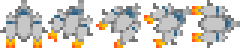
#> input picture python_scripts/img/ship16-3.png, 80 x 16 px (shown 3 times larger)
$ python generate_sheets.py
#> lines starting #> are read from the running program, lines starting #| are printed output that depends on the picture; pictures that were not available may be replaced by others from this repository, and a replacement may not be noted
from PIL import Image


colorPalette = [(-1,-1,-1)]
spriteSheet = []


def add_pixel(pixel):
	if not pixel[3]:
		return 0
	pixel = pixel[:3]
	for i in range(len(colorPalette)):
		if pixel == colorPalette[i]:
			return i
	colorPalette.append(pixel)
	return len(colorPalette) - 1


def add_sprite(spriteSheet, filename):
#> called with filename = 'img/ship16-3.png'
	im = Image.open(filename)
#> im is the input picture: PIL image 80x16 RGBA; mean R, G, B, A 90.1, 85.9, 79.1, 134.7
	pix = im.load()
	width, height = im.size
#> width = 80; height = 16
	spriteSize = width // 16
#> spriteSize = 5

	sprites = [[0 for _ in range(16)] for _ in range(spriteSize * 16)]
	#print(f"{filename} width={width} height={height} size={spriteSize}")

	for spriteIdx in range(spriteSize):
		for i in range(16):
			for j in range(16):
				pixel = pix[spriteIdx * 16 + j, i]
				colorIdx = add_pixel(pixel)
				sprites[spriteIdx * 16 + i][j] = colorIdx
#> after the loop, sprites = 80 items
	spriteSheet += sprites
#> spriteSheet = 80 items


def save_sheets():
	with open('sheets/color_palette.txt', 'w') as colorFile:
		for i in range(len(colorPalette)):
			pixel = colorPalette[i]
			colorFile.write(f"{pixel[0]} {pixel[1]} {pixel[2]}\n")

	with open('sheets/sprite_sheet.txt', 'w') as sheetFile:
		for i in range(len(spriteSheet)):
			s = ""
			for j in range(16):
				s += str(spriteSheet[i][j]) + " "
			sheetFile.write(s)
			if (i+1) % 16 == 0:
				s = s.rstrip()
				sheetFile.write("\n")


def print_sheets():
	for i in range(len(colorPalette)):
		pixel = colorPalette[i]
		print(f"{i}: {pixel}")

	for i in range(len(spriteSheet)):
		if i % 16 == 0:
			print()
		for j in range(16):
			print(spriteSheet[i][j], end=" ");
		print()

add_sprite(spriteSheet, 'img/ship16-3.png')
add_sprite(spriteSheet, 'img/ship16-4.png')
#> call 2 of add_sprite, with filename = 'img/ship16-4.png'
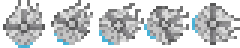
#> input picture python_scripts/img/ship16-4.png, 80 x 16 px (shown 3 times larger)
#> in add_sprite, im is the input picture: PIL image 80x16 RGBA; mean R, G, B, A 85.5, 87.7, 88.8, 138.7
#> the loop in add_sprite (call 2), `for spriteIdx in range(spriteSize):` made 5 passes
add_sprite(spriteSheet, 'img/ship16-2.png')
add_sprite(spriteSheet, 'img/ship16-1.png')
add_sprite(spriteSheet, 'img/ship16-8.png')
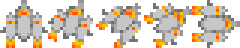
#> input picture python_scripts/img/ship16-8.png, 80 x 16 px (shown 3 times larger)
#> in add_sprite, im is the input picture: PIL image 80x16 RGBA; mean R, G, B, A 99.1, 87.4, 72.9, 134.7
add_sprite(spriteSheet, 'img/ship16-9.png')
add_sprite(spriteSheet, 'img/ship16-5.png')
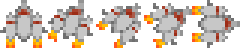
#> input picture python_scripts/img/ship16-5.png, 80 x 16 px (shown 3 times larger)
#> in add_sprite, im is the input picture: PIL image 80x16 RGBA; mean R, G, B, A 94.8, 83.7, 74.5, 134.7
#> (the run stopped early here; a loop or call above may not have finished)
